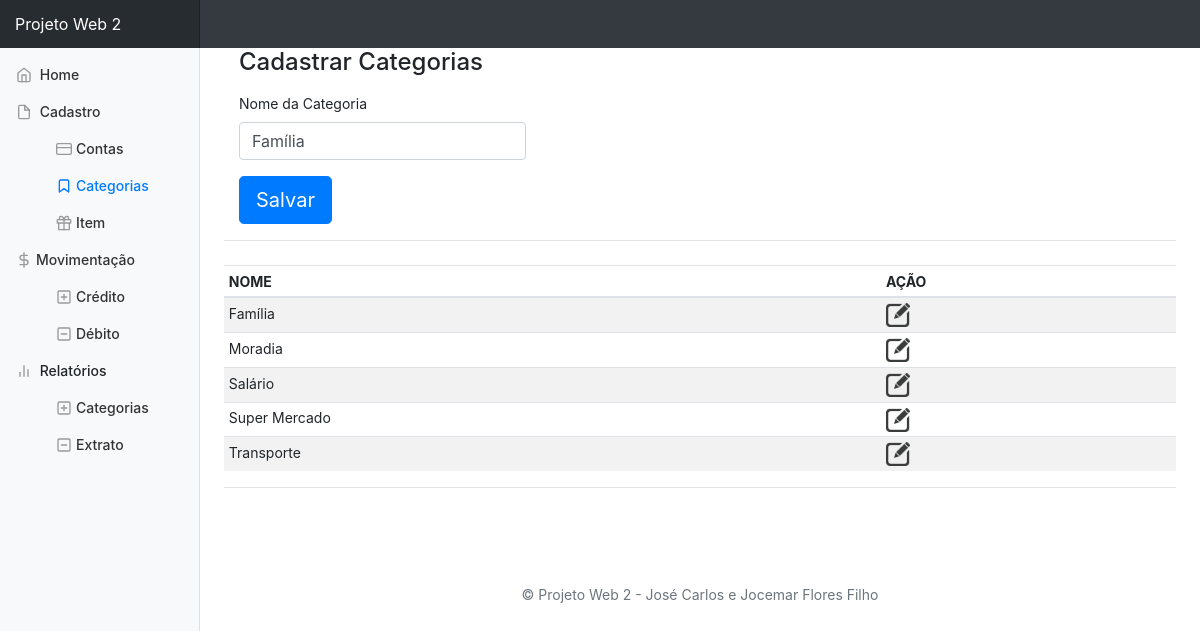
The app's page /index.php?page=cadastro_categoria&editar=1&id=7&acao=editar with its own data.
### tables this page shows
CREATE TABLE `centro_custos` (
  `id` int(10) UNSIGNED NOT NULL,
  `nome` varchar(45) NOT NULL
);

### class/class.CentroCustosDAO.php (called while the page is built, shortened)
<?php
include_once($_SERVER['DOCUMENT_ROOT']."/projeto-web2/inc/class.DbAdmin.php");
require_once 'class.CentroCustos.php';
class CentroCustosDAO
{
	private $dba;
	public function CentroCustosDAO()
	{
		$dba = new DbAdmin('mysql');
		$dba->connect('localhost', 'root', '', 'contas');
		$this->dba = $dba;
	}
	public function lista()
	{
		$dba = $this->dba;
		$query = 'SELECT * FROM centro_custos ORDER BY nome';
		$res = $dba->query($query);
		$num = $dba->linhas_consulta($res);
		for ($i=0; $i<$num; $i++) {
			$idc = $dba->result($res, $i, 'id');
			$nom = $dba->result($res, $i, 'nome');
			$cen = new CentroCustos();
			$cen->setId($idc);
			$cen->setNome($nom);
			$ver[] = $cen;
		}
		return $ver;
	}
	public function listaUm($idc)
	{
		$dba = $this->dba;
		$query = 'SELECT * FROM centro_custos WHERE id = '.$idc;
		$res = $dba->query($query);
			$idc = $dba->result($res, 0, 'id');
			$nom = $dba->result($res, 0, 'nome');
			$cen = new CentroCustos();
			$cen->setId($idc);
			$cen->setNome($nom);
			$ver[] = $cen;
		return $ver;
	}
}
 ?>

### inc/class.DbAdmin.php (called while the page is built, shortened)
<?php
	class DbAdmin{
		private $conn;
		private $tipo;
		public function DbAdmin($tipo){
			$this->tipo = $tipo;
		}
		public function connect($host, $user, $pass, $base){
			switch ($this->tipo) {
				case 'mysql':
					$this->conn = mysql_connect($host, $user, $pass) or die(mysql_error());
					break;
			}
		}
		public function query($sql){
			switch ($this->tipo) {
				case 'mysql':
					$res = mysql_query($sql, $this->conn) or die(mysql_error());
					break;
			}
			return $res;
		}
		public function linhas_consulta($res){
			$num = mysql_num_rows($res);
			return $num;
		}
		public function result ($res, $lin, $col){
			switch($this->tipo){
				case 'mysql':
					$val = mysql_result($res, $lin, $col);
				break;
			}
			return $val;
		}
	}
?>

### class/class.CentroCustos.php (called while the page is built, shortened)
<?php
	class CentroCustos{
		private $id;
		private $nome;
		public function setId($id){
			$this->id = $id;
		}
		public function setNome($nome){
			$this->nome = $nome;
		}
		public function getId(){
			return $this->id;
		}
		public function getNome(){
			return $this->nome;
		}
	}
?>

### src/tpl.cadastro_categoria.php (the view, shortened to what this page needs)
<?php
  include_once('class/class.CentroCustos.php');
  include_once('class/class.CentroCustosDAO.php');
  $centroCustosDAO = new CentroCustosDAO();
  if( isset($_GET['editar']) and !empty($_GET['editar']) ){
    $id = $_GET['id'];
    $vetor = $centroCustosDAO->listaUm($id);
  ?>
<div class="container-fluid">
  <div class="row">
    <div class="col-md-8 order-md-1">
      <h4 class="mb-3">Cadastrar Categorias</h4>
      <form class="needs-validation" action="src/acao_categorias.php" method="POST" novalidate>
        <div class="row">
          <div class="col-md-6 mb-3">
            <label for="firstName">Nome da Categoria</label>
            <input type="text" class="form-control" name="nome" id="nome" placeholder="" value="<?php echo $vetor[0]->getNome();?>" required>
          </div>
        </div>
        <button class="btn btn-primary btn-lg" type="submit">Salvar</button>
      </form>
    </div>
  </div>
</div>
<?php
  }
?>
<hr class="mb-4">
<div class="table-responsive">
  <table class="table table-striped table-sm">
    <thead>
      <tr>
        <th>NOME</th>
        <th>AÇÃO</th>
      </tr>
    </thead>
    <tbody>
    <?php
    $lista = $centroCustosDAO->lista();
      if($lista != 0){
        foreach ($lista as $i =>$val) {
          echo '<tr>';
            echo '<td>'. $lista[$i]->getNome() .'</td>';
            echo '<td>';
            echo '<a href= "index.php?page=cadastro_categoria&editar=1&id='. $lista[$i]->getId() .'&acao=editar"><img width="24px" heigth="24px" src="img/edit.png"></a>';
            echo '</td>';
          echo '</tr>';
        }
      }else{
        echo 'Nenhum registro encontrado!';
      }
    ?>
  </tbody>
  </table>
<?php include 'tpl.footer.php'; ?>
</div>

### dashboard.css (style rules this page uses)
body { font-size: .875rem; }

### records on screen
centro_custos: nome "Família"
centro_custos: nome "Moradia"
centro_custos: nome "Salário"
centro_custos: nome "Super Mercado"
centro_custos: nome "Transporte"
